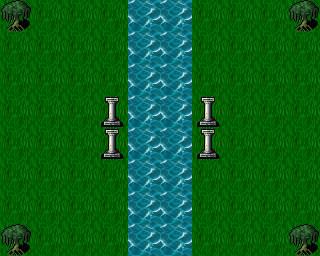

This is a level from a 2D game, rendered from its Tiled map with the project's own tilesets. A one-line summary and the complete map file follow:
An orthogonal 10x8 tile map with 32x32 px tiles, 2 tile layers (Background, Blocked) and 1 object.

<map version="1.9" tiledversion="1.9.2" orientation="orthogonal" renderorder="right-down" width="10" height="8" tilewidth="32" tileheight="32" infinite="0" nextlayerid="4" nextobjectid="10">
 <editorsettings>
  <export target="beginner_level.json" format="json" />
 </editorsettings>
 <tileset firstgid="1" name="background" tilewidth="32" tileheight="32" tilecount="1504" columns="32">
  <image source="background.png" width="1024" height="1504" />
 </tileset>
 <layer id="1" name="Background" width="10" height="8" locked="1">
  <data encoding="csv">
300,300,300,300,300,300,300,300,300,300,
300,300,300,300,300,300,300,300,300,300,
300,300,300,300,300,300,300,300,300,300,
300,300,300,300,300,300,300,300,300,300,
300,300,300,300,300,300,300,300,300,300,
300,300,300,300,300,300,300,300,300,300,
300,300,300,300,300,300,300,300,300,300,
300,300,300,300,300,300,300,300,300,300
</data>
 </layer>
 <layer id="2" name="Blocked" width="10" height="8" locked="1">
  <data encoding="csv">
843,0,0,0,1476,1476,0,0,0,843,
0,0,0,0,1476,1476,0,0,0,0,
0,0,0,0,1476,1476,0,0,0,0,
0,0,0,779,1476,1476,779,0,0,0,
0,0,0,779,1476,1476,779,0,0,0,
0,0,0,0,1476,1476,0,0,0,0,
0,0,0,0,1476,1476,0,0,0,0,
843,0,0,0,1476,1476,0,0,0,843
</data>
 </layer>
 <objectgroup id="3" name="Object" locked="1">
  <object id="9" gid="86" x="48.6737" y="202.835" width="32" height="32">
   <properties>
    <property name="name" value="Chest" />
   </properties>
  </object>
 </objectgroup>
</map>
